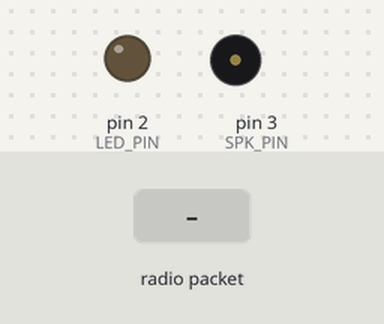
The sketch below on a simulated Arduino Uno, built with avr-gcc and run on an emulated ATmega328P. On the bench: output pins drawn as LEDs (lit = HIGH), buzzer (waves = sounding). The inputs (shaded band) are chosen by the test bench. No radio packets arrive unless stated; pins used as bus, display or sensor lines are not drawn.

Above: at 1.2 s.
1.3 s: radio packet "A" arrives
At 2.1 s:
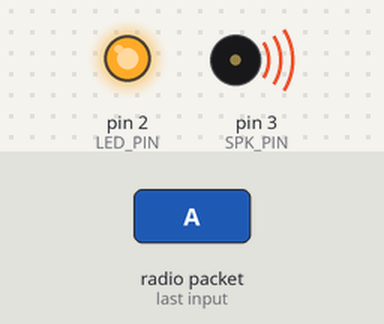
At 3.4 s:
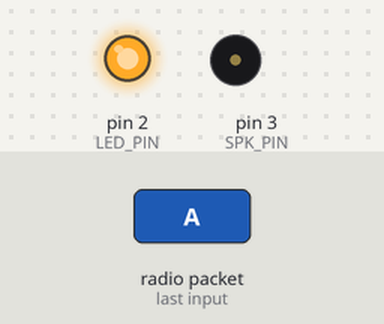
3.8 s: radio packet "1" arrives
At 4.5 s:
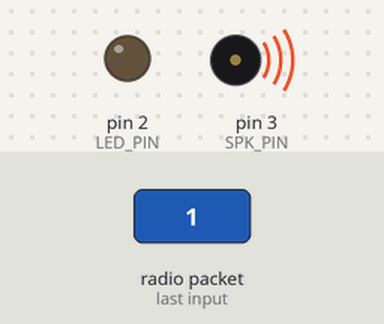
Timing chart, 0 to 6.8 s (numbered marks = the images above; inputs shaded):
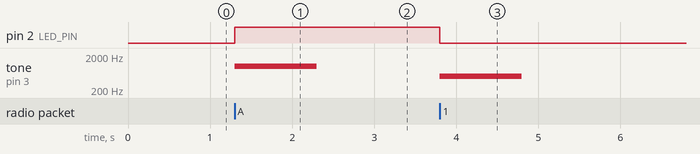

The sketch:

receiver.ino
```cpp
// Receiver

#include <VirtualWire.h>

const int LED_PIN = 2;
const int SPK_PIN = 3;
const int RX_PIN = 12;
const int POWER_PIN = 11;

void setup()
{
  pinMode(LED_PIN, OUTPUT);
  pinMode(SPK_PIN, OUTPUT);
  pinMode(RX_PIN, INPUT);
  pinMode(POWER_PIN, OUTPUT);
  digitalWrite(POWER_PIN, HIGH);

  vw_set_ptt_inverted(true);
  vw_set_rx_pin(RX_PIN);
  vw_setup(4000);
  vw_rx_start();
}

void loop()
{
    uint8_t buf[VW_MAX_MESSAGE_LEN];
    uint8_t buflen = VW_MAX_MESSAGE_LEN;

    if (vw_get_message(buf, &buflen))
    {
      if(buf[0]=='A') {
        digitalWrite(LED_PIN, HIGH);
        tone(SPK_PIN, 1000, 1000);
      }  else {
        digitalWrite(LED_PIN, LOW);
        tone(SPK_PIN, 500, 1000);
      }
    }
}
```

Measured:
- after the input at 1.3 s, pin 2 (LED_PIN): LOW → HIGH at once; tone on pin 3 (SPK_PIN): silent → 1000 Hz at once, → silent 1.0 s later
- after the input at 3.8 s, pin 2 (LED_PIN): HIGH → LOW at once; tone on pin 3 (SPK_PIN): silent → 500 Hz at once, → silent 1.0 s later
